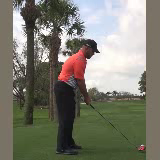
#> input picture frame 26 of golf swing analysis/data/videos_160/743.mp4, 160 x 160 px
$ python optical_flow.py
#> lines starting #> are read from the running program, lines starting #| are printed output that depends on the picture
import numpy as np
import cv2
import os


# FUNCTIONS
# Function to create object for to write videos to output directory
def save_flow_mp4(directory, video_num, frame_size):
    # Define the codec and create VideoWriter object to save Optical Flow video
    fourcc = cv2.VideoWriter_fourcc(*'mp4v')
    # Set video location and file name
    output_filename = directory + str(video_num) + '.mp4'
    # Set output parameters
    out = cv2.VideoWriter(output_filename, fourcc, 30.0, frame_size)

    # Return output writing location and properties
    return out


# Function create directory
def create_directory(dir):
    # Check if directory exists
    if not os.path.exists(dir):
        # Otherwise create it
        os.makedirs(dir)


# Init video number counter
video_count = 0

# MAIN ENTRY POINT
if __name__ == '__main__':

    # Create cleaner output folder
    clean_output_dir = 'videos_160_optical_flow/'
    create_directory(clean_output_dir)

    # Set path and get all files
    path = 'videos_160'

    # Get list of videos from directory
    video_file_list = sorted(os.listdir(path), key=lambda f: int(os.path.splitext(f)[0]))

    # Iterate the file list beginning with second file
    for file in video_file_list:
        # Get the file
        video_file = os.path.join(path, file)

        print("Processing:", video_file)

        # Set the video to be captured
        video = cv2.VideoCapture(video_file)

        # Read the video frames
        retrieve_bool, base_frame = video.read()
#> base_frame is the input picture: shape (160, 160, 3); mean B, G, R 111.9, 124.1, 125.2

        # Set output video resolutions
        size = (base_frame.shape[1], base_frame.shape[0])
#> size = (160, 160)
        # Function call to set output parameters
        cleaner_output_video = save_flow_mp4(clean_output_dir, video_count, size)

        # Converts frame to grayscale
        previous_frame = cv2.cvtColor(base_frame, cv2.COLOR_BGR2GRAY)

        # Define HSV (hue, saturation, value) color array
        hsv = np.zeros_like(base_frame)
        # Update the color array second dimension to 'white'
        hsv[..., 1] = 255

        # Define parameters for Gunnar Farneback algorithm
        feature_params = dict(pyr_scale=0.5,
                              levels=3,
                              winsize=15,
                              iterations=3,
                              poly_n=5,
                              poly_sigma=1.2,
                              flags=0)

        # Iterate video frames
        while video.isOpened():
            retrieve_bool, frame = video.read()
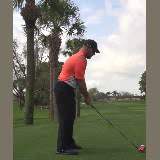
#> input picture frame 27 of golf swing analysis/data/videos_160/743.mp4, 160 x 160 px
#> frame is the input picture: shape (160, 160, 3); mean B, G, R 111.8, 124.2, 125.1
            if not retrieve_bool:
                print('Completed!')
                break

            next_frame = cv2.cvtColor(frame, cv2.COLOR_BGR2GRAY)
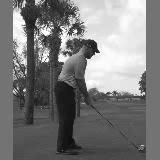
#> next_frame: shape (160, 160); min 12, max 255, mean 123

            # Define an optical flow object
            flow = cv2.calcOpticalFlowFarneback(previous_frame, next_frame, None, **feature_params)

            # Calculate the magnitude and angle the vectors
            magnitude, angle = cv2.cartToPolar(flow[..., 0], flow[..., 1])
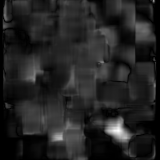
#> magnitude: shape (160, 160) float32; min 8.88e-10, max 1.54, mean 0.217; drawn with min black and max white
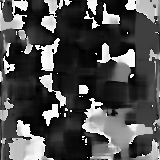
#> angle: shape (160, 160) float32; min 6.35e-05, max 6.28, mean 1.93; drawn with min black and max white

            # Sets image hue (in HSV array) to the optical flow direction
            hsv[..., 0] = angle * 180 / np.pi / 2
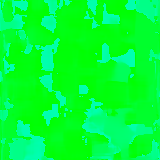
#> hsv: shape (160, 160, 3); mean of channels 0, 1, 2 54.9, 255, 0; drawn as B, G, R

            # Set image value (in HSV array) to normalized magnitude
            # Cleaner output
            clean_hsv = hsv.copy()
            clean_hsv[..., 2] = np.minimum(45 * magnitude, 255)
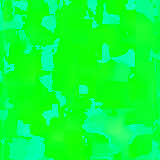
#> clean_hsv: shape (160, 160, 3); mean of channels 0, 1, 2 54.9, 255, 9.3; drawn as B, G, R

            # Convert HSV to RGB (BGR) representation
            clean_rgb = cv2.cvtColor(clean_hsv, cv2.COLOR_HSV2BGR)
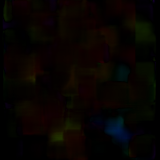
#> clean_rgb: shape (160, 160, 3); mean B, G, R 1.4, 3.8, 7.6

            # Write video
            cleaner_output_video.write(clean_rgb)

            # Read frames at given milliseconds and listen for key press value
            key = cv2.waitKey(15) & 0xff
#> (key Esc is pressed here)

            # Key presses to close video or save snapshot
            if key == 27:  # "ESC" key
                break

            # Update the previous frame
            previous_frame = next_frame

        # Increment video counter
        video_count += 1

        # Deallocate memory from any GUI windows
        video.release()
        cv2.destroyAllWindows()

$ run again, starting later in the video
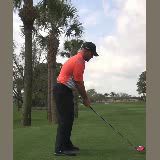
#> input picture frame 121 of golf swing analysis/data/videos_160/743.mp4, 160 x 160 px
#> base_frame is the input picture: shape (160, 160, 3); mean B, G, R 111.9, 124, 124.7
#> `hsv[..., 0] = angle * 180 / np.pi / 2`:
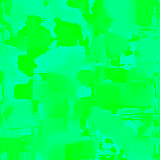
#> hsv: shape (160, 160, 3); mean of channels 0, 1, 2 93, 255, 0; drawn as B, G, R
#> `clean_rgb = cv2.cvtColor(clean_hsv, cv2.COLOR_HSV2BGR)`:
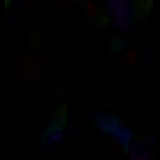
#> clean_rgb: shape (160, 160, 3); mean B, G, R 1.8, 0.8, 0.9

$ run again, starting later in the video
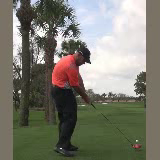
#> input picture frame 215 of golf swing analysis/data/videos_160/743.mp4, 160 x 160 px
#> base_frame is the input picture: shape (160, 160, 3); mean B, G, R 112.1, 123.6, 124.6
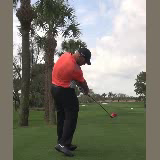
#> input picture frame 216 of golf swing analysis/data/videos_160/743.mp4, 160 x 160 px
#> frame is the input picture: shape (160, 160, 3); mean B, G, R 111.2, 122.7, 124
#> `clean_rgb = cv2.cvtColor(clean_hsv, cv2.COLOR_HSV2BGR)`:
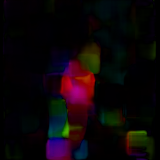
#> clean_rgb: shape (160, 160, 3); mean B, G, R 8.3, 5.7, 12.6
